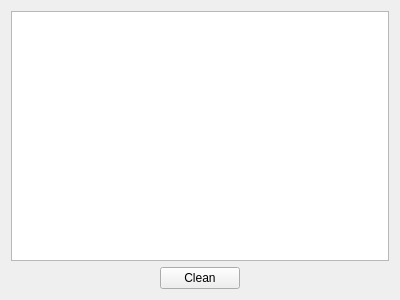
<?xml version="1.0" encoding="UTF-8"?>
<ui version="4.0">
 <class>TerminalWidget</class>
 <widget class="QWidget" name="TerminalWidget">
  <property name="geometry">
   <rect>
    <x>0</x>
    <y>0</y>
    <width>400</width>
    <height>300</height>
   </rect>
  </property>
  <property name="windowTitle">
   <string>Form</string>
  </property>
  <layout class="QGridLayout" name="gridLayout">
   <item row="0" column="0">
    <widget class="QTextEdit" name="terminalTextEdit"/>
   </item>
   <item row="1" column="0">
    <layout class="QHBoxLayout" name="horizontalLayout">
     <item>
      <spacer name="horizontalSpacer">
       <property name="orientation">
        <enum>Qt::Horizontal</enum>
       </property>
       <property name="sizeHint" stdset="0">
        <size>
         <width>40</width>
         <height>20</height>
        </size>
       </property>
      </spacer>
     </item>
     <item>
      <widget class="QPushButton" name="cleanPushButton">
       <property name="text">
        <string>Clean</string>
       </property>
      </widget>
     </item>
     <item>
      <spacer name="horizontalSpacer_2">
       <property name="orientation">
        <enum>Qt::Horizontal</enum>
       </property>
       <property name="sizeHint" stdset="0">
        <size>
         <width>40</width>
         <height>20</height>
        </size>
       </property>
      </spacer>
     </item>
    </layout>
   </item>
  </layout>
 </widget>
 <tabstops>
  <tabstop>cleanPushButton</tabstop>
  <tabstop>terminalTextEdit</tabstop>
 </tabstops>
 <resources/>
 <connections/>
</ui>
